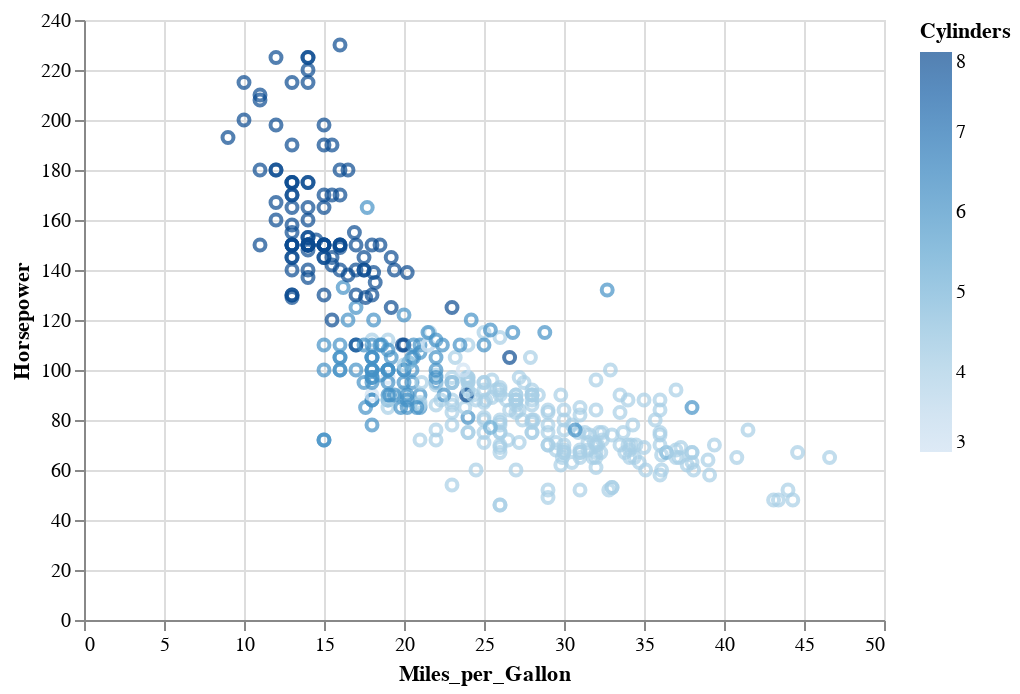

Notebook code for this chart:
### Markdown cell above
Uma escala de tonalidade única com variação de intensidade também é útil para variáveis ordinais, desde que estejam como números inteiros:

### Code cell
alt.Chart(cars).mark_point().encode(
    x='Miles_per_Gallon',
    y='Horsepower',
    color='Cylinders'
)

### Figure 1 — Vega-Lite specification as saved in the notebook (floating-point values rounded to 4 significant figures; data arrays with more than 128 entries replaced by an {"elided": "..."} marker saying what was removed)
{"config": {"view": {"continuousWidth": 400, "continuousHeight": 300}}, "data": {"name": "data-f02450ab61490a1363517a0190416235"}, "mark": "point", "encoding": {"color": {"field": "Cylinders", "type": "quantitative"}, "x": {"field": "Miles_per_Gallon", "type": "quantitative"}, "y": {"field": "Horsepower", "type": "quantitative"}}, "$schema": "https://vega.github.io/schema/vega-lite/v4.17.0.json", "datasets": {"data-f02450ab61490a1363517a0190416235": {"elided": "406 records"}}}
